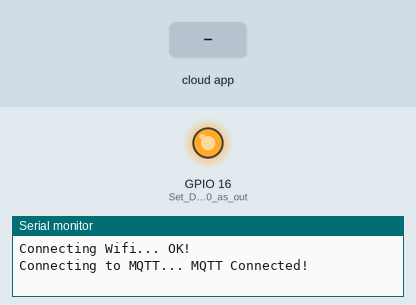
A sketch run on a simulated ESP8266 (NodeMCU). Shown: output pins drawn as LEDs (lit = HIGH), the last lines printed to the serial monitor. The inputs (shaded band) are chosen by the test bench. WiFi joins after 1.5 s; servers stay silent unless stated; no MQTT or app messages arrive unless stated.

Above: at 2.7 s.
2.8 s: the phone or cloud app sets onoff to ON
At 3.3 s:
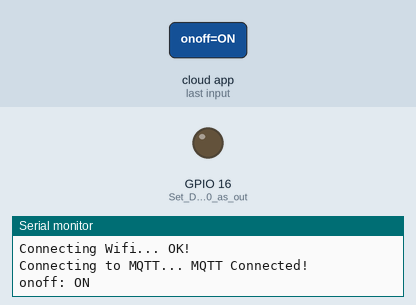
Timing chart, 0 to 5.8 s (numbered marks = the images above; inputs shaded):
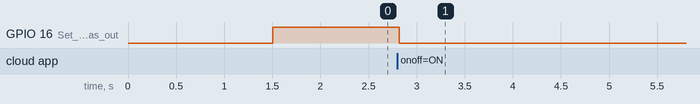

Measured:
- after the input at 2.8 s, GPIO 16 (Set_Digital_Pin_D0_as_out): HIGH → LOW at once

The sketch:

Adafruit_mqtt_Led_control.ino
```cpp
/***************************************************
         Adafruit MQTT LED Control Example
                  #TEAM PI BOTS
               FOLLOW AND SUPPORT
                    @pi_bots

         CONTACT FOR TECHNICAL ASSISTANCE
                 Instagram.com
           -------------------------
            >>  @at_mega_328p
            >>  @tech.xplorer
            >>  @__the_limitless__
 ****************************************************/

#include <ESP8266WiFi.h>
#include "Adafruit_MQTT.h"
#include "Adafruit_MQTT_Client.h"

#define WIFI_SSID "Pi Home"        //Your WiFi SSID
#define WIFI_PASS "Pihome@7560"    //Your WiFi Password

#define MQTT_SERV "io.adafruit.com"
#define MQTT_PORT 1883
#define MQTT_NAME "techxplorer"    //Your adafruit.io Username
#define MQTT_PASS "aio_mdId48YrglUnTitGhhXCPPLYCRm3"     //Your authentication Key

//Set up MQTT and WiFi clients
WiFiClient client;
Adafruit_MQTT_Client mqtt(&client, MQTT_SERV, MQTT_PORT, MQTT_NAME, MQTT_PASS);

//Set up the feed you're subscribing to
Adafruit_MQTT_Subscribe onoff = Adafruit_MQTT_Subscribe(&mqtt, MQTT_NAME "/f/onoff");


void setup()
{
  Serial.begin(9600);

  //Connect to WiFi
  Serial.print("\n\nConnecting Wifi... ");
  WiFi.begin(WIFI_SSID, WIFI_PASS);
  while (WiFi.status() != WL_CONNECTED)
  {
    delay(500);
  }

  Serial.println("OK!");

  //Subscribe to the onoff feed
  mqtt.subscribe(&onoff);

  pinMode(16, OUTPUT);    //Set Digital Pin D0 as output
  digitalWrite(16, HIGH); //Set initial value as High
}

void loop()
{
  MQTT_connect();

  Adafruit_MQTT_Subscribe * subscription;
  while ((subscription = mqtt.readSubscription(5000)))
  {
    if (subscription == &onoff)         //Subscribe to onoff Feed
    {
      //Print the new value to the serial monitor
      Serial.print("onoff: ");
      Serial.println((char*) onoff.lastread);   //Print Last Read Value

      if (!strcmp((char*) onoff.lastread, "ON"))
      {
        digitalWrite(16, LOW);      //If the new Value is "ON", Turn the light ON.
      }
      else
      {
        digitalWrite(16, HIGH);     //Otherwise, Turn it OFF.
      }
    }
  }

  // ping the server to keep the mqtt connection alive
  if (!mqtt.ping())
  {
    mqtt.disconnect();
  }
}


void MQTT_connect()
{
  int8_t ret;

  // Stop if already connected.
  if (mqtt.connected())
  {
    return;
  }

  Serial.print("Connecting to MQTT... ");

  uint8_t retries = 3;
  while ((ret = mqtt.connect()) != 0) // connect will return 0 for connected
  {
       Serial.println(mqtt.connectErrorString(ret));
       Serial.println("Retrying MQTT connection in 5 seconds...");
       mqtt.disconnect();
       delay(5000);  // wait 5 seconds
       retries--;
       if (retries == 0)
       {
         // basically die and wait for WDT to reset me
         while (1);
       }
  }
  Serial.println("MQTT Connected!");
}
```
